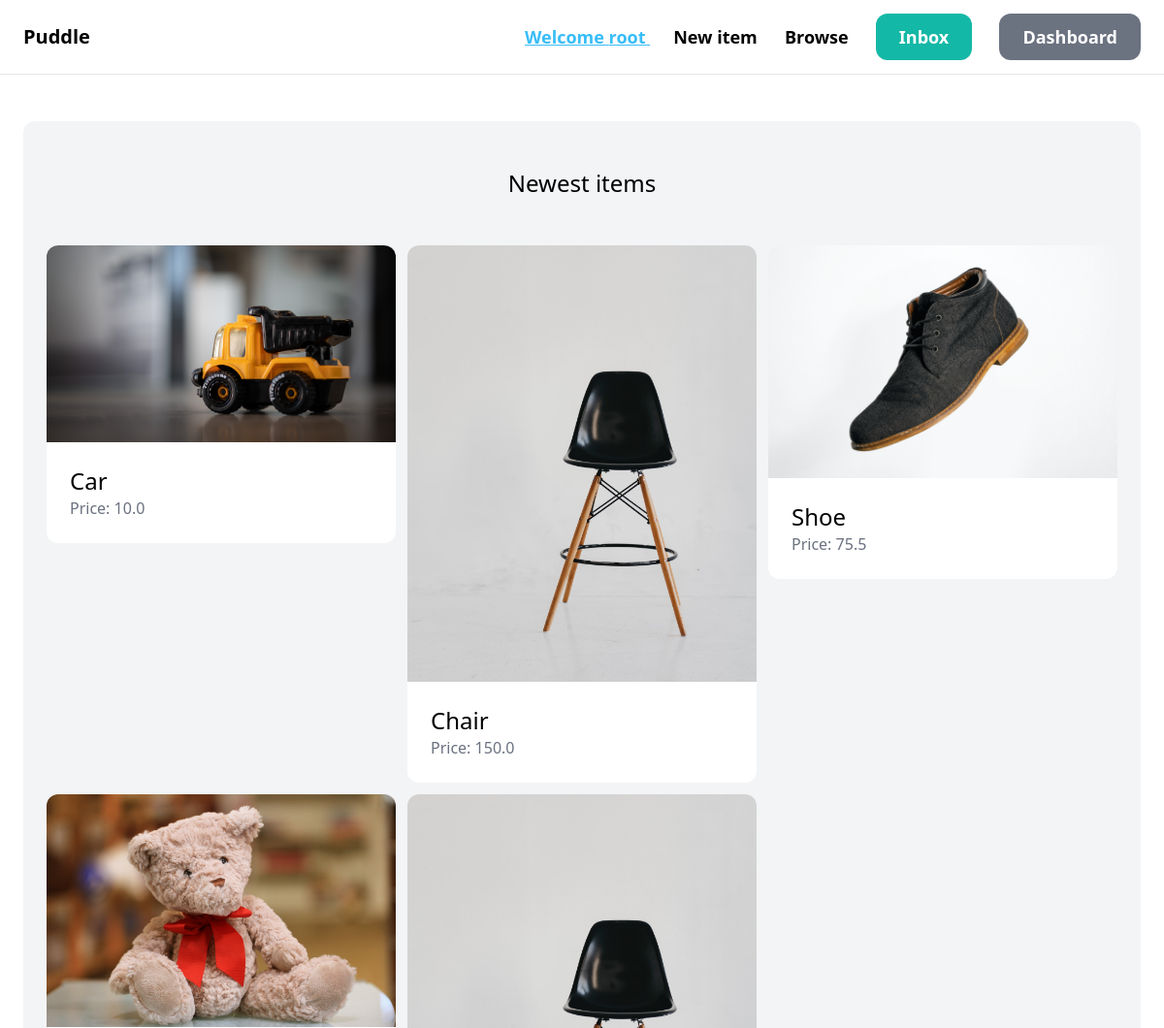
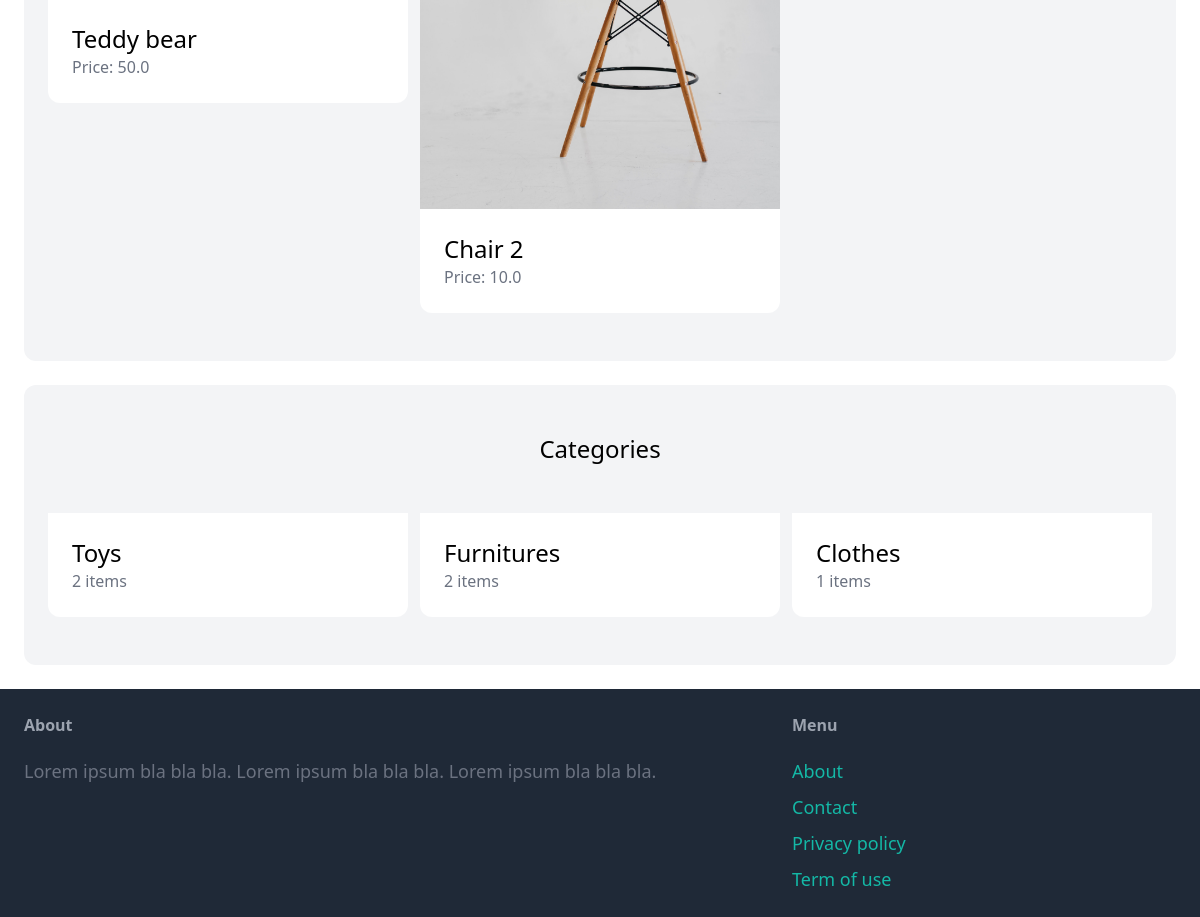
The app's page / (signed in) with its own data (2 pictures, top to bottom).
### item/models.py (models this page shows, shortened)
class Item(models.Model):
    name = models.CharField(max_length=255)
    description = models.TextField(blank=True, null=True)
    price = models.FloatField()
    is_sold = models.BooleanField(default=False)
    created_at = models.DateTimeField(auto_now_add=True)
    created_by = models.ForeignKey(User, related_name="items", on_delete=models.CASCADE)
    category = models.ForeignKey(Category, related_name="items",on_delete=models.CASCADE)
    image = models.ImageField(upload_to="item_images", blank=True, null=True)

class Category(models.Model):
    name = models.CharField(max_length=255)
    class Meta:
        verbose_name_plural = "Categories"

### core/views.py (the view)
# urls.py: path('', views.index, name="index"),
def index(request):
    items = Item.objects.filter(is_sold=False)[0:6]
    categories = Category.objects.all()
    return render(request, 'core/index.html', {
        'categories': categories,
        'items': items,
    })

### core/templates/core/index.html (shortened to what this page needs)
{% extends 'core/base.html' %}
{% block content %}
    <div class="mt-6 px-6 py-12 bg-gray-100 rounded-xl">
        <h2 class="mb-12 text-2xl text-center">Newest items</h2>
        <div class="grid grid-cols-3 gap-3">
            {% for item in items %}
                <div>
                    <a href="{% url 'item:detail' item.id %}">
                        <div>
                            <img src="{{ item.image.url }}" class="rounded-t-xl">
                        </div>
                        <div class="p-6 bg-white rounded-b-xl">
                            <h2 class="text-2xl">{{ item.name }}</h2>
                            <p class="text-gray-500">Price: {{ item.price }}</p>
                        </div>
                    </a>
                </div>
            {% endfor %}
        </div>
    </div>
    <div class="mt-6 px-6 py-12 bg-gray-100 rounded-xl">
        <h2 class="mb-12 text-2xl text-center">Categories</h2>
        <div class="grid grid-cols-3 gap-3">
            {% for category in categories %}
                <div>
                    <a href="#">
                        <div class="p-6 bg-white rounded-b-xl">
                            <h2 class="text-2xl">{{ category.name }}</h2>
                            <p class="text-gray-500">{{ category.items.count }} items</p>
                        </div>
                    </a>
                </div>
            {% endfor %}
        </div>
    </div>
{% endblock %}

### core/templates/core/base.html (shortened to what this page needs)
<!doctype html>
<html>
    <head>
        <script src="https://cdn.tailwindcss.com"></script>
    </head>
    <body>
        <nav class="py-6 px-6 flex justify-between items-center border-b border-gray-200">
            <a href="{% url 'core:index' %}" class="text-xl font-semibold">Puddle</a>
            <div class="space-x-6">
                {% if request.user != null %}
                <span class="text-lg font-semibold text-sky-400 underline ">Welcome {{ request.user }} </span>
                {% endif %}
                <a href="{% url 'item:new' %}" class="text-lg font-semibold hover:text-gray-500">New item</a>
                <a href="#" class="text-lg font-semibold hover:text-gray-500">Browse</a>
                {% if request.user.is_authenticated %}
                    <a href="#" class="px-6 py-3 text-lg font-semibold bg-teal-500 text-white rounded-xl hover:bg-teal-700">Inbox</a>
                    <a href="{% url 'dashboard:index' %}" class="px-6 py-3 text-lg font-semibold bg-gray-500 text-white rounded-xl hover:bg-gray-700">Dashboard</a>
                {% else %}
                    <a href="{% url 'core:signup' %}" class="px-6 py-3 text-lg font-semibold bg-teal-500 text-white rounded-xl hover:bg-teal-700">Sign up</a>
                    <a href="{% url 'core:login' %}" class="px-6 py-3 text-lg font-semibold bg-gray-500 text-white rounded-xl hover:bg-gray-700">Log in</a>
                {% endif %}
            </div>
        </nav>
        <div class="px-6 py-6">
            {% block content %}
            {% endblock %}
        </div>
        <footer class="py-6 px-6 flex justify-between bg-gray-800">
            <div class="w-2/3 pr-10">
                <h3 class="mb-5 font-semibold text-gray-400">About</h3>
                <p class="text-lg text-gray-500">Lorem ipsum bla bla bla. Lorem ipsum bla bla bla. Lorem ipsum bla bla bla.</p>
            </div>
            <div class="w-1/3">
                <h3 class="mb-5 font-semibold text-gray-400">Menu</h3>
                <ul class="space-y-2">
                    <li><a href="#" class="text-lg text-teal-500 hover:text-teal-700">About</a></li>
                    <li><a href=" {% url 'core:contact' %}" class="text-lg text-teal-500 hover:text-teal-700">Contact</a></li>
                    <li><a href="#" class="text-lg text-teal-500 hover:text-teal-700">Privacy policy</a></li>
                    <li><a href="#" class="text-lg text-teal-500 hover:text-teal-700">Term of use</a></li>
                </ul>
            </div>
        </footer>
    </body>
</html>

### records on screen
Item: image (picture), name "Car", price "10.0"
Item: image (picture), name "Chair", price "150.0"
Item: image (picture), name "Shoe", price "75.5"
Item: image (picture), name "Teddy bear", price "50.0"
Item: image (picture), name "Chair 2", price "10.0"
Category: name "Toys", items.count "2"
Category: name "Furnitures", items.count "2"
Category: name "Clothes", items.count "1"

### other values on screen
{{ request.user }} "root"
